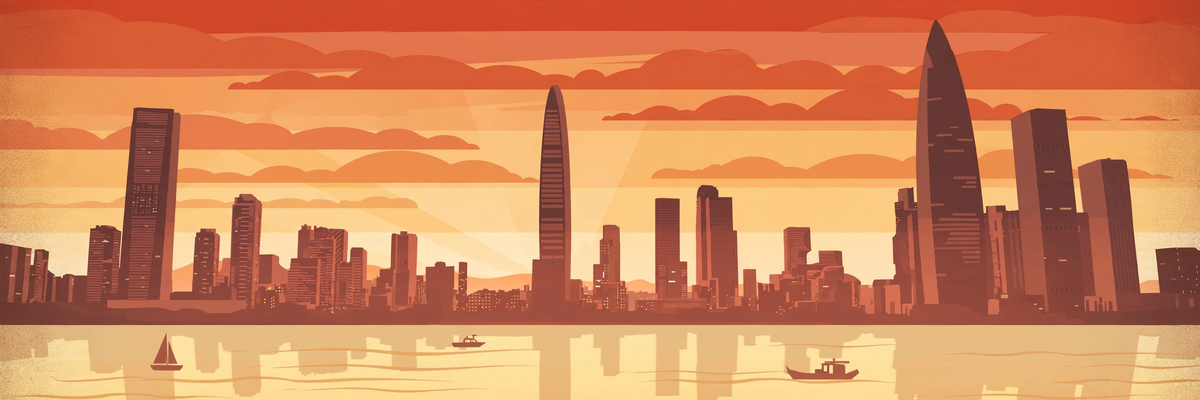
#> input picture assets/hero-shenzhen.png, 1200 x 400 px
$ python build_image.py
#> lines starting #> are read from the running program, lines starting #| are printed output that depends on the picture
#!/usr/bin/env python3
"""Build the front page for the make.fun news-image-20261118 bounty.

Renders THE WORLD, a one-page newspaper front page summing up Wednesday
18 November 2026, to entry.png (1024x1024, PNG, deterministic).

Editorial line-up by ClaudePeak (nex-n2.6-swift) from verified news of the
day; layout spec by ClaudePeak; hero art is an AI illustration of the
Shenzhen skyline at dusk. Run: python3 tools/build_image.py
"""
import os
from PIL import Image, ImageDraw, ImageFont

HERE = os.path.dirname(os.path.abspath(__file__))
ROOT = os.path.dirname(HERE)
HERO = os.path.join(ROOT, "assets", "hero-shenzhen.png")
OUT = os.path.join(ROOT, "entry.png")

W, H = 1024, 1024
MARGIN = 24
CONTENT_W = W - 2 * MARGIN

PAPER = (247, 244, 236)
INK = (20, 20, 20)
ACCENT = (200, 16, 46)
BLUE = (27, 95, 170)
GREEN = (30, 122, 76)
GRAY = (110, 105, 95)
LIGHT_RULE = (190, 184, 172)

SERIF = "/usr/share/fonts/truetype/liberation/LiberationSerif-Regular.ttf"
SERIF_B = "/usr/share/fonts/truetype/liberation/LiberationSerif-Bold.ttf"
SERIF_I = "/usr/share/fonts/truetype/liberation/LiberationSerif-Italic.ttf"
SANS = "/usr/share/fonts/truetype/liberation/LiberationSans-Regular.ttf"
SANS_B = "/usr/share/fonts/truetype/liberation/LiberationSans-Bold.ttf"


def font(path, size):
    return ImageFont.truetype(path, size)


def wrap(draw, text, fnt, max_w):
    """Greedy word wrap; returns a list of lines that fit max_w."""
    words = text.split()
    lines, cur = [], ""
    for w in words:
        trial = (cur + " " + w).strip()
        if draw.textlength(trial, font=fnt) <= max_w:
            cur = trial
        else:
            if cur:
                lines.append(cur)
            cur = w
    if cur:
        lines.append(cur)
    return lines


def draw_wrapped(draw, x, y, text, fnt, max_w, leading, fill=INK, max_lines=None):
    lines = wrap(draw, text, fnt, max_w)
    if max_lines and len(lines) > max_lines:
        print("TRUNCATED:", text[:70], "->", len(lines), "lines, kept", max_lines)
        lines = lines[:max_lines]
    for ln in lines:
        draw.text((x, y), ln, font=fnt, fill=fill)
        y += leading
    return y


def hairline(draw, y, x0=MARGIN, x1=W - MARGIN, fill=INK, width=2):
    draw.line([(x0, y), (x1, y)], fill=fill, width=width)


# ---------------------------------------------------------------- content
LEAD = {
    "kicker": "THE SUMMIT IN SHENZHEN",
    "headline": "Trump, Xi, Putin Set Historic Summit in Shenzhen",
    "deck": "Trump lands; Xi and Putin meet Wednesday; summit set Thursday at APEC",
    "byline": "SHENZHEN, CHINA",
}

SECOND_LEADS = [
    ("US-IRAN", ACCENT, "US Strikes Iranian Missile Site; Oil Nears $93",
     "Iran strikes Bahrain, Kuwait; Hormuz tankers burn"),
    ("UKRAINE", ACCENT, "Ukraine Strikes Kerch Bridge for Second Day",
     "Part of the road span collapses"),
    ("WASHINGTON", BLUE, "Democrat Peltola Defeats Sullivan for Alaska Senate Seat",
     "Victory gives Democrats 56-44 Senate majority"),
    ("MARKETS", GREEN, "Nvidia Posts Record Quarter With Revenue Up 103%",
     "Revenue hits $115.8B; board rejects Huang's return as CEO"),
    ("ASIA", BLUE, "Cyclone Akvan Bears Down on Andhra Coast",
     "Landfall due Friday; mass evacuations in Odisha"),
]

# (region, color, headline, deck) — two briefs per column, five columns
REGION_COLS = [
    ("AMERICAS", BLUE, [
        ("US Loses Measles-Free Status After 26 Years",
         "The US held the status for 26 years."),
        ("Carney Meets Trump at APEC",
         "Canadian PM meets Trump in Shenzhen."),
    ]),
    ("EUROPE", BLUE, [
        ("EU Proposes 45 Billion Euro Loan for Ukraine",
         "70B euro gap through 2027; Kyiv repays after reparations."),
        ("NATO Unveils Next-Gen Strategy",
         "New alliance plan for next-generation networks."),
    ]),
    ("ASIA-PACIFIC", ACCENT, [
        ("India's Wholesale Inflation Hits Four-Year High",
         "October rate reaches 12.29%, the highest in four years."),
        ("India, Japan Hold Fourth 2+2 Ministerial Dialogue",
         "Defence and foreign ministers meet in Tokyo."),
    ]),
    ("AFRICA & MIDEAST", GREEN, [
        ("Congo Ebola Outbreak Tops 11,000 Cases",
         "Outbreak reaches a grim milestone in DR Congo."),
        ("Israel's Parliament Elects Matan Kahana Speaker",
         "Knesset picks Kahana as speaker."),
    ]),
    ("SPACE & TECH", ACCENT, [
        ("Voyager 1 Reaches One Light-Day From Earth",
         "26 billion km out, nearly 50 years after launch."),
        ("OpenAI Launches GPT-6.2 Astra and Sol",
         "New models debut with lower API prices."),
    ]),
]

NUMBERS = [
    ("$93", "OIL PER BARREL"),
    ("$115.8B", "NVIDIA QUARTERLY REVENUE"),
    ("56-44", "SENATE DEMOCRAT MAJORITY"),
    ("26B KM", "VOYAGER 1 DISTANCE"),
    ("12.29%", "INDIA WHOLESALE INFLATION"),
]

TICKER = ("ALSO TODAY  —  Trump peace board faults Israel, Hamas over Gaza "
          "ceasefire  •  Bangladesh deploys paramilitary forces ahead of "
          "ousted PM's return")


def build():
    img = Image.new("RGB", (W, H), PAPER)
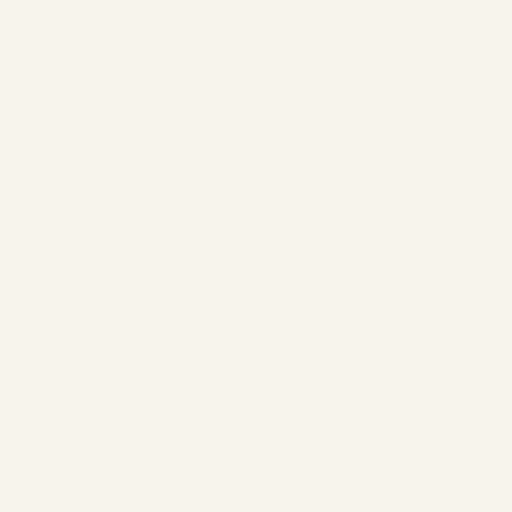
#> img: PIL image 1024x1024 RGB (shown at 1/2 size); mean R, G, B 247, 244, 236
    d = ImageDraw.Draw(img)
    y = 10

    # ---------------------------------------------------------- masthead
    hairline(d, y)
    y += 8
    f_title = font(SERIF_B, 60)
    d.text((W // 2, y), "THE WORLD", font=f_title, fill=INK, anchor="ma")
    y += 70
    f_date = font(SERIF, 16)
    d.text((W // 2, y), "Wednesday, 18 November 2026  —  The day in 20 stories",
           font=f_date, fill=INK, anchor="ma")
    y += 26
    hairline(d, y, width=3)
    y += 10

    # ---------------------------------------------------------- lead
    hero = Image.open(HERO).convert("RGB")
#> hero is the input picture: PIL image 1200x400 RGB; mean R, G, B 210.9, 135.8, 91
    hw, hh = hero.size
#> hw = 1200; hh = 400
    target_ratio = CONTENT_W / 220.0
    src_ratio = hw / hh
#> src_ratio = 3
    if src_ratio > target_ratio:  # too wide: crop sides
        new_w = int(hh * target_ratio)
        x0 = (hw - new_w) // 2
        hero = hero.crop((x0, 0, x0 + new_w, hh))
    else:  # too tall: crop top/bottom, band centred on the skyline + water
        new_h = int(hw / target_ratio)
#> new_h = 270
        y0 = max(0, int(hh * 0.60) - new_h // 2)
#> y0 = 105
        y0 = min(y0, hh - new_h)
        hero = hero.crop((0, y0, hw, y0 + new_h))
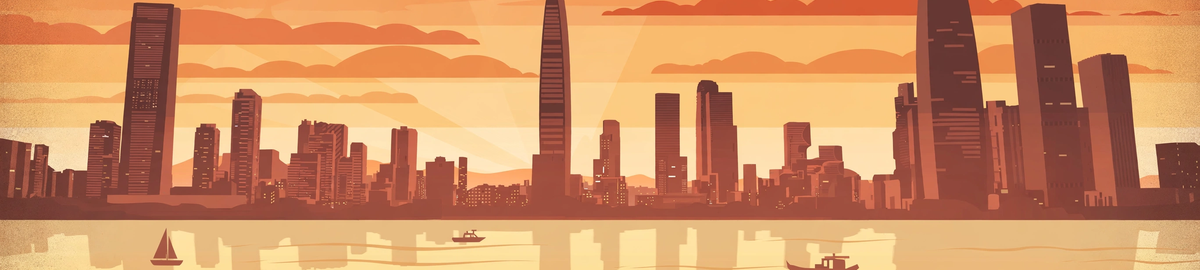
#> hero: PIL image 1200x270 RGB; mean R, G, B 205.9, 143.4, 99.2
    hero = hero.resize((CONTENT_W, 220), Image.LANCZOS)
#> hero: PIL image 976x220 RGB
    img.paste(hero, (MARGIN, y))
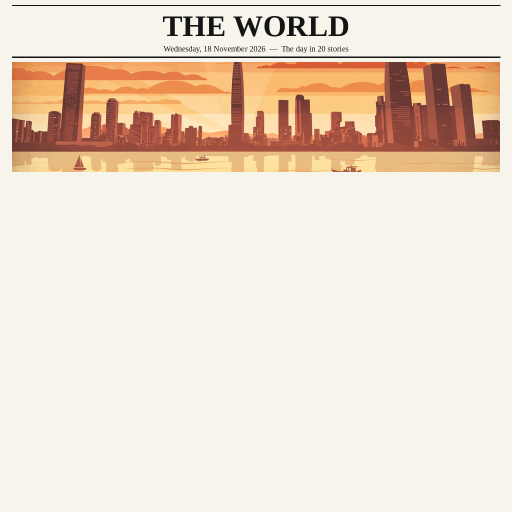
#> img: PIL image 1024x1024 RGB (shown at 1/2 size); mean R, G, B 236.1, 220.9, 205.6
    y += 220 + 8
    f_kick = font(SANS_B, 13)
    d.text((MARGIN, y), LEAD["kicker"], font=f_kick, fill=ACCENT)
    y += 20
    f_lead_h = font(SERIF_B, 44)
    y = draw_wrapped(d, MARGIN, y, LEAD["headline"], f_lead_h, CONTENT_W,
                     leading=50, max_lines=2)
#> y = 422
    y += 2
#> y = 424
    f_lead_d = font(SERIF, 19)
    y = draw_wrapped(d, MARGIN, y, LEAD["deck"], f_lead_d, CONTENT_W,
                     leading=22, max_lines=1)
#> the loop in draw_wrapped (call 2), `for ln in lines:` made 1 pass
#> y on pass 1: 446
#> y = 446
    y += 2
#> y = 448
    f_by = font(SERIF_I, 13)
    d.text((MARGIN, y), LEAD["byline"], font=f_by, fill=GRAY)
    y += 20
#> y = 468
    hairline(d, y)
    y += 10
#> y = 478

    # ---------------------------------------------------------- second leads
    col_w = (CONTENT_W - 4 * 12) // 5
    col_tops = []
    f_tag = font(SANS_B, 11)
    f_sl_h = font(SERIF_B, 21)
    f_sl_d = font(SERIF, 15)
    max_y = y
#> max_y = 478
    for i, (tag, color, head, deck) in enumerate(SECOND_LEADS):
        x = MARGIN + i * (col_w + 12)
        cy = y
        d.text((x, cy), tag, font=f_tag, fill=color)
        cy += 18
        cy = draw_wrapped(d, x, cy, head, f_sl_h, col_w, leading=25,
                          max_lines=3)
        cy += 2
        cy = draw_wrapped(d, x, cy, deck, f_sl_d, col_w, leading=19,
                          max_lines=2)
        col_tops.append(cy)
        max_y = max(max_y, cy)
        if i < 4:
            d.line([(x + col_w + 6, y), (x + col_w + 6, max_y)],
                   fill=LIGHT_RULE, width=1)
#> this loop made 5 passes
#> cy on passes 1 to 5: 611, 592, 611, 611, 611
#> after the loop, col_tops = [611, 592, 611, 611, 611]
    y = max_y + 12
#> y = 623
    hairline(d, y)
    y += 10
#> y = 633

    # ---------------------------------------------------------- region grid
    f_col = font(SANS_B, 12)
    f_rh = font(SERIF_B, 16)
    f_rd = font(SERIF, 14)
    max_y = y
#> max_y = 633
    for i, (region, color, briefs) in enumerate(REGION_COLS):
        x = MARGIN + i * (col_w + 12)
        cy = y
        d.rectangle([x, cy, x + col_w, cy + 22], fill=color)
        tw = d.textlength(region, font=f_col)
        d.text((x + (col_w - tw) / 2, cy + 4), region, font=f_col,
               fill=(255, 255, 255))
        cy += 30
        for head, deck in briefs:
            cy = draw_wrapped(d, x, cy, head, f_rh, col_w, leading=20,
                              max_lines=2)
            cy += 1
            cy = draw_wrapped(d, x, cy, deck, f_rd, col_w, leading=17,
                              max_lines=2, fill=(60, 58, 52))
            cy += 16
        max_y = max(max_y, cy)
        if i < 4:
            d.line([(x + col_w + 6, y), (x + col_w + 6, max_y)],
                   fill=LIGHT_RULE, width=1)
#> this loop made 5 passes
#> tw on passes 1, 2, 4, 5: 64.02, 50.67, 114.2, 88.45
#> tw on pass 3: 79.78
    y = max_y + 2
#> y = 847
    hairline(d, y)
    y += 8
#> y = 855

    # ---------------------------------------------------------- by the numbers
    f_num = font(SERIF_B, 34)
    f_num_l = font(SANS_B, 11)
    num_w = CONTENT_W // 5
    max_y = y
#> max_y = 855
    for i, (num, label) in enumerate(NUMBERS):
        x = MARGIN + i * num_w
        d.text((x + num_w // 2, y), num, font=f_num, fill=ACCENT, anchor="ma")
        ly = y + 44
        for ln in wrap(d, label, f_num_l, num_w - 8):
            lw = d.textlength(ln, font=f_num_l)
            d.text((x + (num_w - lw) / 2, ly), ln, font=f_num_l, fill=INK)
            ly += 13
        max_y = max(max_y, ly)
    y = max_y + 6
#> y = 918
    hairline(d, y)
    y += 8
#> y = 926

    # ---------------------------------------------------------- ticker
    f_tick = font(SANS_B, 16)
    y = draw_wrapped(d, MARGIN, y, TICKER, f_tick, CONTENT_W, leading=19,
                     max_lines=2)
#> y = 964
    y += 10
#> y = 974
    hairline(d, y)
    y += 8
#> y = 982

    # ---------------------------------------------------------- footer
    f_foot = font(SERIF, 12)
    d.text((MARGIN, y),
           "All stories dated Wednesday 18 November 2026  •  Sources: AP, AFP, Reuters, NASA, EU",
           font=f_foot, fill=GRAY)
    d.text((W - MARGIN, y), "Page 1", font=f_foot, fill=GRAY, anchor="ra")
    y += 20
#> y = 1002

    print("final y:", y, "of", H)
#| final y: 1002 of 1024
    img.save(OUT, "PNG", optimize=True)
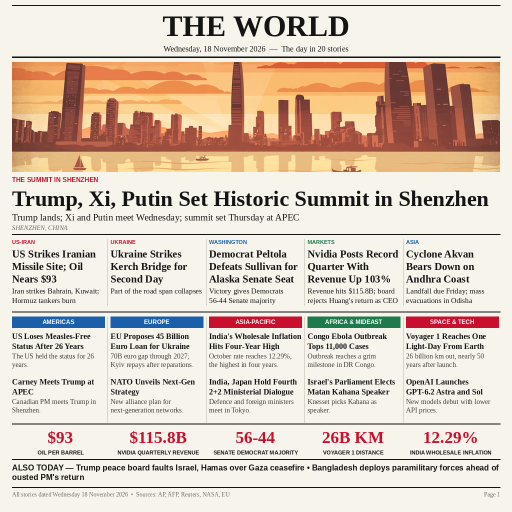
#> saved as entry.png: PIL image 1024x1024 RGB (shown at 1/2 size); mean R, G, B 219.5, 203.1, 189.3
    size = os.path.getsize(OUT)
    print("wrote", OUT, size, "bytes,", img.size)
#| wrote entry.png 366643 bytes, (1024, 1024)
    assert img.size == (1024, 1024)
    assert size <= 1024 * 1024, "over 1 MiB!"
    return OUT


if __name__ == "__main__":
    build()
